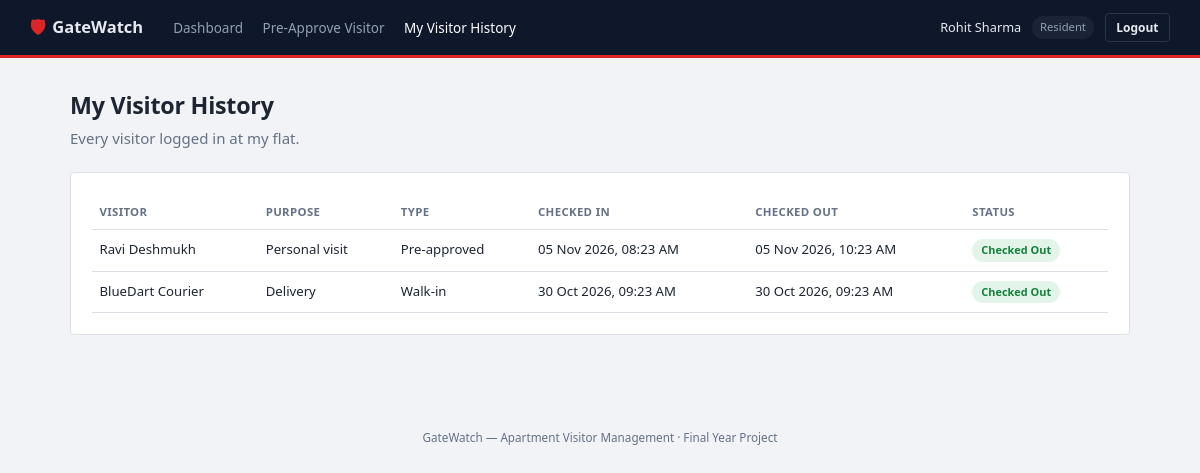
The app's page /index.php?route=resident/history (signed in) with its own data.
### tables this page shows
CREATE TABLE visitor_logs (
    id                INT AUTO_INCREMENT PRIMARY KEY,
    gate_pass_id      INT NULL,
    flat_id           INT NOT NULL,
    visitor_name      VARCHAR(100) NOT NULL,
    visitor_phone     VARCHAR(20) NULL,
    purpose           VARCHAR(255) NULL,
    photo_note        VARCHAR(255) NULL,
    checked_in_at     DATETIME NOT NULL,
    checked_in_by     INT NOT NULL,
    checked_out_at    DATETIME NULL,
    checked_out_by    INT NULL,
    created_at        TIMESTAMP NOT NULL DEFAULT CURRENT_TIMESTAMP,
    FOREIGN KEY (gate_pass_id) REFERENCES gate_passes(id) ON DELETE SET NULL,
    FOREIGN KEY (flat_id) REFERENCES flats(id),
    FOREIGN KEY (checked_in_by) REFERENCES users(id),
    FOREIGN KEY (checked_out_by) REFERENCES users(id),
    KEY idx_visitor_logs_flat (flat_id),
    KEY idx_visitor_logs_checked_out (checked_out_at),
    KEY idx_visitor_logs_checked_in_at (checked_in_at)
);

### app/controllers/ResidentController.php (called while the page is built, shortened)
<?php
require_once __DIR__ . '/../models/VisitorLog.php';
class ResidentController
{
    public function history(): void
    {
        $logs = VisitorLog::byFlat(Auth::flatId());
        require __DIR__ . '/../views/resident/history.php';
    }
}

### public/index.php (called while the page is built, shortened)
<?php
require_once __DIR__ . '/../core/helpers.php';
require_once __DIR__ . '/../core/Database.php';
require_once __DIR__ . '/../core/Auth.php';
require_once __DIR__ . '/../app/models/VisitorLog.php';
require_once __DIR__ . '/../app/controllers/ResidentController.php';
$router = new Router();
$router->get('login', fn() => (new AuthController())->showLogin());
$router->post('login', fn() => (new AuthController())->login());
$router->post('logout', fn() => (new AuthController())->logout());
$router->get('admin/dashboard', fn() => (new AdminController())->dashboard());
$router->get('admin/flats', fn() => (new AdminController())->flats());
$router->post('admin/flats/store', fn() => (new AdminController())->flatStore());
$router->post('admin/flats/update', fn() => (new AdminController())->flatUpdate());
$router->post('admin/flats/delete', fn() => (new AdminController())->flatDelete());
$router->get('admin/residents', fn() => (new AdminController())->residents());
$router->post('admin/residents/store', fn() => (new AdminController())->residentStore());
$router->post('admin/residents/status', fn() => (new AdminController())->residentStatus());
$router->get('admin/guards', fn() => (new AdminController())->guards());
$router->post('admin/guards/store', fn() => (new AdminController())->guardStore());
$router->post('admin/guards/status', fn() => (new AdminController())->guardStatus());
$router->get('admin/visitor-log', fn() => (new AdminController())->visitorLog());
$router->get('guard/dashboard', fn() => (new GuardController())->dashboard());
$router->get('guard/checkin', fn() => (new GuardController())->checkInForm());
$router->post('guard/checkin/lookup', fn() => (new GuardController())->lookupCode());
$router->post('guard/checkin/code', fn() => (new GuardController())->checkInByCode());
$router->post('guard/checkin/walkin', fn() => (new GuardController())->checkInWalkIn());
$router->post('guard/checkout', fn() => (new GuardController())->checkOut());
$router->get('resident/dashboard', fn() => (new ResidentController())->dashboard());
$router->get('resident/preapprove', fn() => (new ResidentController())->preapproveForm());
$router->post('resident/preapprove/store', fn() => (new ResidentController())->preapproveStore());
$router->post('resident/preapprove/cancel', fn() => (new ResidentController())->preapproveCancel());
$router->get('resident/history', fn() => (new ResidentController())->history());
$route = $_GET['route'] ?? '';
$router->dispatch($_SERVER['REQUEST_METHOD'], $route);

### core/Router.php (called while the page is built, shortened)
<?php
class Router
{
    private array $routes = ['GET' => [], 'POST' => []];
    public function get(string $route, callable $handler): void
    {
        $this->routes['GET'][$route] = $handler;
    }
    public function post(string $route, callable $handler): void
    {
        $this->routes['POST'][$route] = $handler;
    }
    public function dispatch(string $method, string $route): void
    {
        $handler = $this->routes[$method][$route] ?? null;
        try {
            $handler();
        } catch (Throwable $e) {
            error_log($e->getMessage());
            http_response_code(500);
            require __DIR__ . '/../app/views/errors/500.php';
        }
    }
}

### core/Auth.php (called while the page is built, shortened)
<?php
require_once __DIR__ . '/Database.php';
class Auth
{
    public static function flatId(): ?int
    {
        return $_SESSION['flat_id'] ?? null;
    }
}

### config/database.php (called while the page is built)
<?php
return [
    'host'     => '127.0.0.1',
    'port'     => 3306,
    'database' => 'apartment_visitor_management',
    'username' => 'root',
    'password' => '',
    'charset'  => 'utf8mb4',
];

### core/Database.php (called while the page is built)
<?php
class Database
{
    private static ?PDO $instance = null;
    public static function connect(): PDO
    {
        if (self::$instance === null) {
            $config = require __DIR__ . '/../config/database.php';
            $dsn = sprintf(
                'mysql:host=%s;port=%d;dbname=%s;charset=%s',
                $config['host'],
                $config['port'],
                $config['database'],
                $config['charset']
            );
            self::$instance = new PDO($dsn, $config['username'], $config['password'], [
                PDO::ATTR_ERRMODE            => PDO::ERRMODE_EXCEPTION,
                PDO::ATTR_DEFAULT_FETCH_MODE => PDO::FETCH_ASSOC,
                PDO::ATTR_EMULATE_PREPARES   => false,
            ]);
        }
        return self::$instance;
    }
}

### app/models/VisitorLog.php (called while the page is built, shortened)
<?php
require_once __DIR__ . '/../../core/Database.php';
class VisitorLog
{
    public static function byFlat(int $flatId): array
    {
        $stmt = Database::connect()->prepare(
            self::baseSelect() . ' WHERE vl.flat_id = ? ORDER BY vl.checked_in_at DESC'
        );
        $stmt->execute([$flatId]);
        return $stmt->fetchAll();
    }
    public static function isOverstaying(array $row): bool
    {
        return empty($row['checked_out_at']) && time() > self::overstayThreshold($row);
    }
    private static function baseSelect(): string
    {
        return 'SELECT vl.*, f.block, f.number, gp.expected_end, gp.expected_start,
                        cib.name AS checked_in_by_name, cob.name AS checked_out_by_name
                 FROM visitor_logs vl
                 JOIN flats f ON f.id = vl.flat_id
                 LEFT JOIN gate_passes gp ON gp.id = vl.gate_pass_id
                 JOIN users cib ON cib.id = vl.checked_in_by
                 LEFT JOIN users cob ON cob.id = vl.checked_out_by';
    }
}

### core/helpers.php (called while the page is built, shortened)
<?php
function e(?string $value): string
{
    return htmlspecialchars($value ?? '', ENT_QUOTES, 'UTF-8');
}
function format_datetime(?string $datetime): string
{
    $ts = strtotime($datetime);
    return $ts === false ? '-' : date('d M Y, h:i A', $ts);
}

### app/views/resident/history.php (the view)
<?php $pageTitle = 'My Visitor History'; require __DIR__ . '/../partials/header.php'; require __DIR__ . '/../partials/navbar.php'; ?>
<main class="page">
    <h1>My Visitor History</h1>
    <p class="page-sub">Every visitor logged in at my flat.</p>
    <div class="card">
        <?php if (empty($logs)): ?>
            <p class="empty-state">No visitors logged yet.</p>
        <?php else: ?>
        <div class="table-scroll">
        <table class="data-table">
            <tr><th>Visitor</th><th>Purpose</th><th>Type</th><th>Checked in</th><th>Checked out</th><th>Status</th></tr>
            <?php foreach ($logs as $row): $over = VisitorLog::isOverstaying($row); ?>
                <tr class="<?= $over ? 'row-overstay' : '' ?>">
                    <td><?= e($row['visitor_name']) ?></td>
                    <td><?= e($row['purpose'] ?? '-') ?></td>
                    <td><?= $row['gate_pass_id'] ? 'Pre-approved' : 'Walk-in' ?></td>
                    <td><?= format_datetime($row['checked_in_at']) ?></td>
                    <td><?= $row['checked_out_at'] ? format_datetime($row['checked_out_at']) : '-' ?></td>
                    <td>
                        <?php if (!$row['checked_out_at'] && $over): ?><span class="badge badge-overstay">Overstaying</span>
                        <?php elseif (!$row['checked_out_at']): ?><span class="badge badge-inside">Inside</span>
                        <?php else: ?><span class="badge badge-checked_out">Checked out</span><?php endif; ?>
                    </td>
                </tr>
            <?php endforeach; ?>
        </table>
        </div>
        <?php endif; ?>
    </div>
</main>
<?php require __DIR__ . '/../partials/footer.php'; ?>

### public/assets/css/style.css (style rules this page uses)
:root { --bg: #f1f3f6; --bg-elevated: #ffffff; --bg-card: #ffffff; --border: #dde1e7; --text: #1c2531; --text-muted: #647186; --accent: #dc2626; --accent-dark: #b91c1c; --accent-contrast: #ffffff; --slate: #0f172a; --slate-elevated: #1a2436; --slate-border: #2a3648; --slate-text: #e6eaf0; --slate-text-muted: #93a0b4; --danger: #dc2626; --danger-bg: #fce8e8; --success: #15803d; --success-bg: #e2f5e8; --warning: #b45309; --warning-bg: #fdf1dc; --info: #475569; --info-bg: #eaedf1; --radius: 4px; --font: 'Segoe UI', system-ui, -apple-system, Roboto, sans-serif; --mono: 'Consolas', 'SFMono-Regular', Menlo, monospace; }
* { box-sizing: border-box; }
html, body { margin: 0; padding: 0; background: var(--bg); color: var(--text); font-family: var(--font); font-size: 15px; line-height: 1.5; }
h1, h2, h3 { font-weight: 600; margin: 0 0 0.5em; letter-spacing: -0.01em; }
h1 { font-size: 1.55rem; }
.page { max-width: 1120px; margin: 0 auto; padding: 2rem; }
.page-sub { color: var(--text-muted); margin-top: -0.5rem; margin-bottom: 1.5rem; }
.card { background: var(--bg-card); border: 1px solid var(--border); border-radius: var(--radius); padding: 1.4rem; margin-bottom: 1.5rem; }
.data-table { width: 100%; border-collapse: collapse; font-size: 0.88rem; }
.data-table th, .data-table td { text-align: left; padding: 0.6rem 0.5rem; border-bottom: 1px solid var(--border); }
.data-table th { color: var(--text-muted); font-weight: 600; font-size: 0.76rem; text-transform: uppercase; letter-spacing: 0.03em; }
.table-scroll { overflow-x: auto; }
.badge { display: inline-block; padding: 0.2rem 0.6rem; border-radius: 12px; font-size: 0.73rem; font-weight: 600; text-transform: capitalize; white-space: nowrap; }
.badge-active, .badge-used, .badge-checked_out { background: var(--success-bg); color: var(--success); }

### records on screen
visitor_logs: visitor_name "Ravi Deshmukh", purpose "Personal visit", shows "Pre-approved", checked_in_at "05 Nov 2026, 08:23 AM", checked_out_at "05 Nov 2026, 10:23 AM", shows "Checked Out"
visitor_logs: visitor_name "BlueDart Courier", purpose "Delivery", shows "Walk-in", checked_in_at "30 Oct 2026, 09:23 AM", checked_out_at "30 Oct 2026, 09:23 AM", shows "Checked Out"

### other values on screen
$label "Dashboard"
$label "Pre-Approve Visitor"
$label "My Visitor History"
Auth::name() "Rohit Sharma"
str_replace('_', ' ', $role) "Resident"
